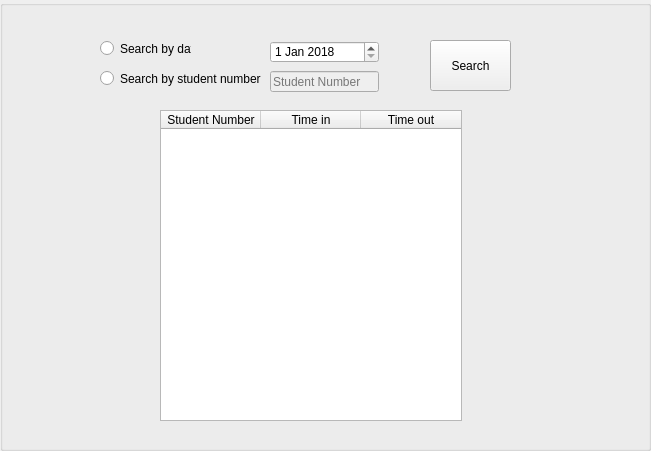
  <widget class="QGroupBox" name="vts_panel">
   <property name="geometry">
    <rect>
     <x>140</x>
     <y>90</y>
     <width>651</width>
     <height>451</height>
    </rect>
   </property>
   <property name="title">
    <string/>
   </property>
   <widget class="QRadioButton" name="radioButton_vts_searchByDate">
    <property name="geometry">
     <rect>
      <x>100</x>
      <y>40</y>
      <width>91</width>
      <height>17</height>
     </rect>
    </property>
    <property name="text">
     <string>Search by date</string>
    </property>
   </widget>
   <widget class="QRadioButton" name="radioButton_vts_searchByStudentNumber">
    <property name="geometry">
     <rect>
      <x>100</x>
      <y>70</y>
      <width>171</width>
      <height>17</height>
     </rect>
    </property>
    <property name="text">
     <string>Search by student number</string>
    </property>
   </widget>
   <widget class="QLineEdit" name="lineEdit_vts_studentnumber">
    <property name="enabled">
     <bool>false</bool>
    </property>
    <property name="geometry">
     <rect>
      <x>270</x>
      <y>71</y>
      <width>109</width>
      <height>21</height>
     </rect>
    </property>
    <property name="placeholderText">
     <string>Student Number</string>
    </property>
   </widget>
   <widget class="QPushButton" name="pushButton_vts_search">
    <property name="enabled">
     <bool>true</bool>
    </property>
    <property name="geometry">
     <rect>
      <x>430</x>
      <y>40</y>
      <width>81</width>
      <height>51</height>
     </rect>
    </property>
    <property name="text">
     <string>Search</string>
    </property>
   </widget>
   <widget class="QDateEdit" name="dateEdit_vts">
    <property name="enabled">
     <bool>true</bool>
    </property>
    <property name="geometry">
     <rect>
      <x>270</x>
      <y>41</y>
      <width>109</width>
      <height>22</height>
     </rect>
    </property>
    <property name="minimumDateTime">
     <datetime>
      <hour>0</hour>
      <minute>0</minute>
      <second>0</second>
      <year>2018</year>
      <month>1</month>
      <day>1</day>
     </datetime>
    </property>
   </widget>
   <widget class="QTableWidget" name="tableWidget_vtsbsn">
    <property name="geometry">
     <rect>
      <x>160</x>
      <y>110</y>
      <width>302</width>
      <height>311</height>
     </rect>
    </property>
    <property name="editTriggers">
     <set>QAbstractItemView::NoEditTriggers</set>
    </property>
    <property name="alternatingRowColors">
     <bool>true</bool>
    </property>
    <property name="selectionMode">
     <enum>QAbstractItemView::NoSelection</enum>
    </property>
    <column>
     <property name="text">
      <string>Date</string>
     </property>
    </column>
    <column>
     <property name="text">
      <string>Time in</string>
     </property>
    </column>
    <column>
     <property name="text">
      <string>Time out</string>
     </property>
    </column>
   </widget>
   <widget class="QTableWidget" name="tableWidget_vtsbd">
    <property name="geometry">
     <rect>
      <x>160</x>
      <y>110</y>
      <width>302</width>
      <height>311</height>
     </rect>
    </property>
    <property name="editTriggers">
     <set>QAbstractItemView::NoEditTriggers</set>
    </property>
    <property name="alternatingRowColors">
     <bool>true</bool>
    </property>
    <property name="selectionMode">
     <enum>QAbstractItemView::NoSelection</enum>
    </property>
    <column>
     <property name="text">
      <string>Student Number</string>
     </property>
    </column>
    <column>
     <property name="text">
      <string>Time in</string>
     </property>
    </column>
    <column>
     <property name="text">
      <string>Time out</string>
     </property>
    </column>
   </widget>
  </widget>
